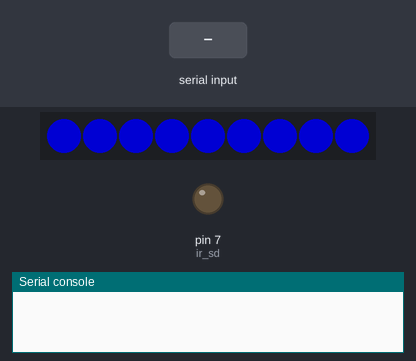
Bench run of a program on a simulated MicroPython board. Parts: 9 RGB LEDs in strip order, left to right, output pins drawn as LEDs (lit = HIGH), the last lines printed to the serial console. The inputs (shaded band) are chosen by the test bench. Dim RGB values are drawn brighter than linear.

Above: at 0.6 s.
1.3 s: "1" received over the second serial link
At 2.4 s:
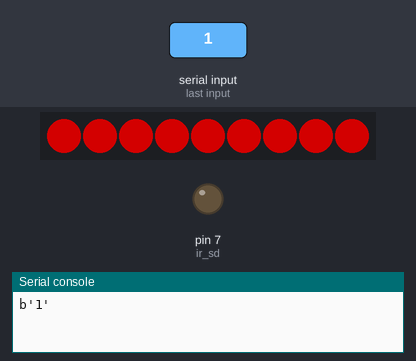
At 3.4 s:
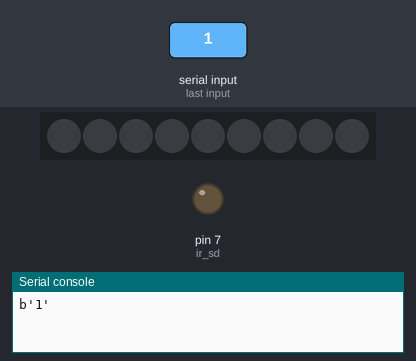
Timing chart, 0 to 4.9 s (numbered marks = the images above; inputs shaded):
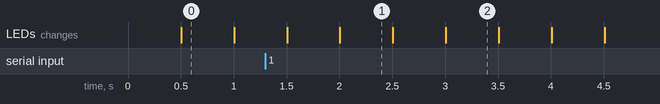

The program:

main.py
```python
"""
ST7789 example for DC32 badge
"""

from lights import *
from ir import *

def main():
    init_lights()
    all_same_color((0, 255, 0))
    while True:
        time.sleep_ms(500)
        all_same_color((0, 0, 125))
        uart.write('hello')
        time.sleep_ms(500)
        received = uart.read(5)
        #print(received)
        if (received != None):
            print(received)
            all_same_color((125, 0, 0))
        else:
            all_same_color((0, 0, 0))

   #while(True):
   #     rainbow_cycle(0)  # Increase the number to slow down the rainbow

main()
```

lights.py
```python
from machine import Pin
import neopixel
import time
import machine

num_pixels = 9
np = neopixel.NeoPixel(machine.Pin(4), num_pixels)

def all_same_color(color):
    for i in range(num_pixels):
        np[i] = color
    np.write()

def init_lights():
    # Initial colors
    np[0] = (255, 0, 0)
    np[1] = (255, 0, 0)
    np[2] = (255, 0, 0)
    np[3] = (255, 0, 0)
    np[4] = (255, 0, 0)
    np[5] = (255, 0, 0)
    np[6] = (255, 0, 0)
    np[7] = (255, 0, 0)
    np[8] = (255, 0, 0)
    np.write()
```

ir.py
```python
import machine
from machine import UART, Pin
from lights import all_same_color
import time

ir_rx = machine.Pin(27, machine.Pin.IN)
ir_tx = machine.Pin(26, machine.Pin.OUT)
ir_sd = machine.Pin(7, machine.Pin.OUT)

ir_sd.value(0)

uart = UART(1)
uart.init(9600, bits=3, parity=None, stop=1, tx=ir_tx, rx=ir_rx)

# attempted RX Handler, doesn't seem to work consistently

#def rx_handler(uart_inst):
#    received = uart_inst.read(10)


#uart.irq(handler=rx_handler(uart),trigger=UART.IRQ_RXIDLE)
```

Measured:
- after the input at 1.3 s, the LEDs: first differ from a run without the input after 0.70 s (image 1)
- what the display in image 0 shows lasts 0.5 s, from 0.5 s to 1.0 s
